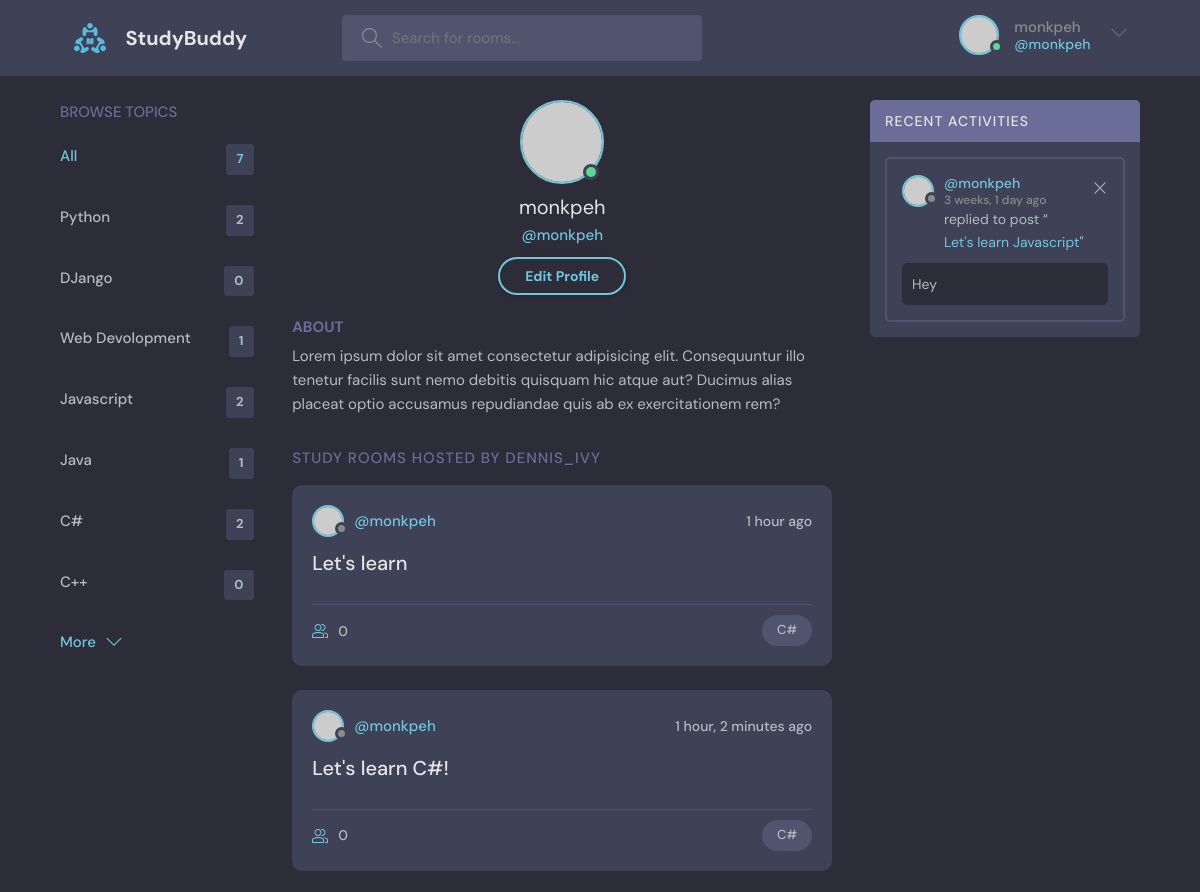
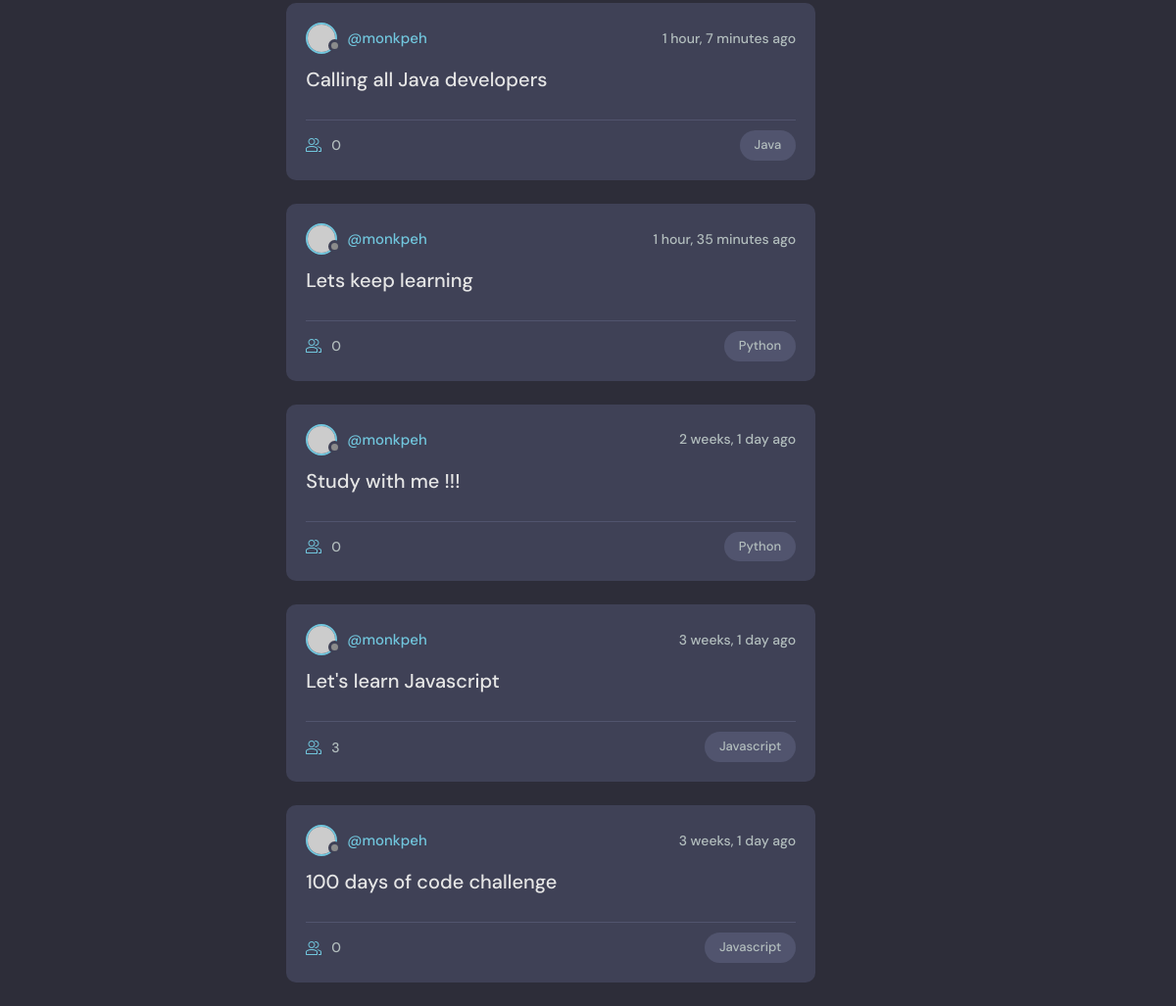
The app's page /user-profile/1/ (signed in) with its own data (2 pictures, top to bottom).
### base/models.py (models this page shows, shortened)
class Topic(models.Model):
    name = models.CharField(max_length=200)

class Room(models.Model):
    host = models.ForeignKey(User, on_delete=models.SET_NULL, null=True)
    topic = models.ForeignKey(Topic, on_delete=models.SET_NULL, null=True)
    name = models.CharField(max_length=200)
    description = models.TextField(null=True, blank=True)
    participants = models.ManyToManyField(
        User, related_name='participants', blank=True)
    updated = models.DateTimeField(auto_now=True)
    created = models.DateTimeField(auto_now_add=True)
    class Meta:
        ordering = ['-updated', '-created']

class Message(models.Model):
    user = models.ForeignKey(User, on_delete=models.CASCADE)
    room = models.ForeignKey(Room, on_delete=models.CASCADE)
    body = models.TextField()
    updated = models.DateTimeField(auto_now=True)
    created = models.DateTimeField(auto_now_add=True)
    class Meta:
        ordering = ['-updated', '-created']

### base/views.py (the view)
# urls.py: path('user-profile/<str:pk>/', views.userProfile, name='user-profile'),
def userProfile(request, pk):
    user = User.objects.get(id=pk)
    rooms = user.room_set.all()
    room_message = user.message_set.all()
    topics = Topic.objects.all()
    context = {'user':user, 'rooms':rooms, 'room_messages':room_message,
               'topics':topics}
    return render(request, 'base/profile.html', context)

### base/templates/base/profile.html
{% extends 'main.html' %}
{% block content %}
  <main class="profile-page layout layout--3">
    <div class="container">
      {% include 'base/topics_components.html' %}
      <div class="roomList">
        <div class="profile">
          <div class="profile__avatar">
            <div class="avatar avatar--large active">
              <img src="https://randomuser.me/api/portraits/men/11.jpg" />
            </div>
          </div>
          <div class="profile__info">
            <h3>{{user.username}}</h3>
            <p>@{{user.username}}</p>
            <a href="edit-user.html" class="btn btn--main btn--pill">Edit Profile</a>
          </div>
          <div class="profile__about">
            <h3>About</h3>
            <p>
              Lorem ipsum dolor sit amet consectetur adipisicing elit. Consequuntur illo tenetur
              facilis sunt nemo debitis quisquam hic atque aut? Ducimus alias placeat optio
              accusamus repudiandae quis ab ex exercitationem rem?
            </p>
          </div>
        </div>
        <div class="roomList__header">
          <div>
            <h2>Study Rooms Hosted by dennis_ivy</a>
            </h2>
          </div>
        </div>
        {% include 'base/feed_components.html' %}
      </div>
      {% include 'base/activity_components.html' %}
    </div>
  </main>
{% endblock content %}

### templates/navbar.html (shortened to what this page needs)
{% load static%}
<header class="header header--loggedIn">
    <div class="container">
      <a href="{% url 'home' %}" class="header__logo">
        <img src="{% static 'images/logo.svg' %}" />
        <h1>StudyBuddy</h1>
      </a>
      <form class="header__search" method="GET" action="{% url 'home' %}">
        <label>
          <input name = "q" placeholder="Search for rooms..." />
        </label>
      </form>
      <nav class="header__menu">
        {% if request.user.is_authenticated %}
        <div class="header__user">
          <a href="profile.html">
            <div class="avatar avatar--medium active">
              <img src="https://randomuser.me/api/portraits/men/37.jpg" />
            </div>
            <p>{{request.user.username}} <span>@{{request.user.username}}</span></p>
          </a>
          <button class="dropdown-button">
            <svg version="1.1" xmlns="http://www.w3.org/2000/svg" width="32" height="32" viewBox="0 0 32 32">
              <title>chevron-down</title>
              <path d="M16 21l-13-13h-3l16 16 16-16h-3l-13 13z"></path>
            </svg>
          </button>
        </div>
        {% else %}
        <a href="{% url 'login' %}">
          <img src="{% static 'images//avatar.svg' %}" />
          <p>Login</p>
        </a>
        {% endif %}
      </nav>
    </div>
  </header>

### base/templates/base/topics_components.html
<div class="topics">
    <div class="topics__header">
      <h2>Browse Topics</h2>
    </div>
    <ul class="topics__list">
      <li>
        <a href="{% url 'home' %}" class="active">All <span>{{topics.count}}</span></a>
      </li>
      {% for topic in topics %}
      <li>
        <a href="{% url 'home' %}?q={{topic.name}}">{{topic.name}}<span>{{topic.room_set.all.count}}</span></a>
      </li>
      {%endfor%}
    </ul>
    <a class="btn btn--link" href="topics.html">
      More
      <svg version="1.1" xmlns="http://www.w3.org/2000/svg" width="32" height="32" viewBox="0 0 32 32">
        <title>chevron-down</title>
        <path d="M16 21l-13-13h-3l16 16 16-16h-3l-13 13z"></path>
      </svg>
    </a>
  </div>

### base/templates/base/feed_components.html (shortened to what this page needs)
{% for room in rooms %}
<div class="roomListRoom">
    <div class="roomListRoom__header">
      <a href="{% url 'user-profile' room.host.id %}" class="roomListRoom__author">
        <div class="avatar avatar--small">
          <img src="https://randomuser.me/api/portraits/women/11.jpg" />
        </div>
        <span>@{{room.host.username}}</span>
      </a>
      <div class="roomListRoom__actions">
        <span>{{room.created | timesince}} ago</span>
      </div>
    </div>
    <div class="roomListRoom__content">
      <a href="{% url 'room' room.id %}">{{room.name}}</a>
    </div>
    <div class="roomListRoom__meta">
      <a href="{% url 'room' room.id %}" class="roomListRoom__joined">
        {{room.participants.all.count}}
      </a>
      <p class="roomListRoom__topic">{{room.topic.name}}</p>
    </div>
</div>
{% endfor %}

### base/templates/base/activity_components.html
<div class="activities">
    <div class="activities__header">
      <h2>Recent Activities</h2>
    </div>
    {% for message in room_messages %}
    <div class="activities__box">
      <div class="activities__boxHeader roomListRoom__header">
        <a href="{% url 'user-profile' message.user.id %}" class="roomListRoom__author">
          <div class="avatar avatar--small">
            <img src="https://randomuser.me/api/portraits/women/11.jpg" />
          </div>
          <p>
            @{{message.user}}
            <span>{{message.created|timesince}} ago</span>
          </p>
        </a>
        {% if request.user == message.user %}
        <div class="roomListRoom__actions">
          <a href="{% url 'delete-message' message.id %}">
            <svg version="1.1" xmlns="http://www.w3.org/2000/svg" width="32" height="32" viewBox="0 0 32 32">
              <title>remove</title>
              <path
                  d="M27.314 6.019l-1.333-1.333-9.98 9.981-9.981-9.981-1.333 1.333 9.981 9.981-9.981 9.98 1.333 1.333 9.981-9.98 9.98 9.98 1.333-1.333-9.98-9.98 9.98-9.981z"
              ></path>
            </svg>
          </a>
        </div>
        {% endif %}
      </div>
      <div class="activities__boxContent">
        <p>replied to post “<a href="{% url 'room' message.room.id %}">{{message.room.name}}</a>"</p>
        <div class="activities__boxRoomContent">
            {{message.body}}
        </div>
      </div>
    </div>
    {% endfor %}
  </div>

### records on screen
Topic: name "Python", room_set.all.count "2"
Topic: name "DJango", room_set.all.count "0"
Topic: name "Web Devolopment", room_set.all.count "1"
Topic: name "Javascript", room_set.all.count "2"
Topic: name "Java", room_set.all.count "1"
Topic: name "C#", room_set.all.count "2"
Topic: name "C++", room_set.all.count "0"
Room: host.username "monkpeh", created "1 hour", name "Let's learn", participants.all.count "0", topic.name "C#"
Room: host.username "monkpeh", created "1 hour, 2 minutes", name "Let's learn C#!", participants.all.count "0", topic.name "C#"
Room: host.username "monkpeh", created "1 hour, 7 minutes", name "Calling all Java developers", participants.all.count "0", topic.name "Java"
Room: host.username "monkpeh", created "1 hour, 35 minutes", name "Lets keep learning", participants.all.count "0", topic.name "Python"
Room: host.username "monkpeh", created "2 weeks, 1 day", name "Study with me !!!", participants.all.count "0", topic.name "Python"
Room: host.username "monkpeh", created "3 weeks, 1 day", name "Let's learn Javascript", participants.all.count "3", topic.name "Javascript"
Room: host.username "monkpeh", created "3 weeks, 1 day", name "100 days of code challenge", participants.all.count "0", topic.name "Javascript"
Message: user "monkpeh", created "3 weeks, 1 day", room.name "Let's learn Javascript", body "Hey"

### other values on screen
{{ request.user.username }} "monkpeh"
{{ topics.count }} "7"
{{ user.username }} "monkpeh"
